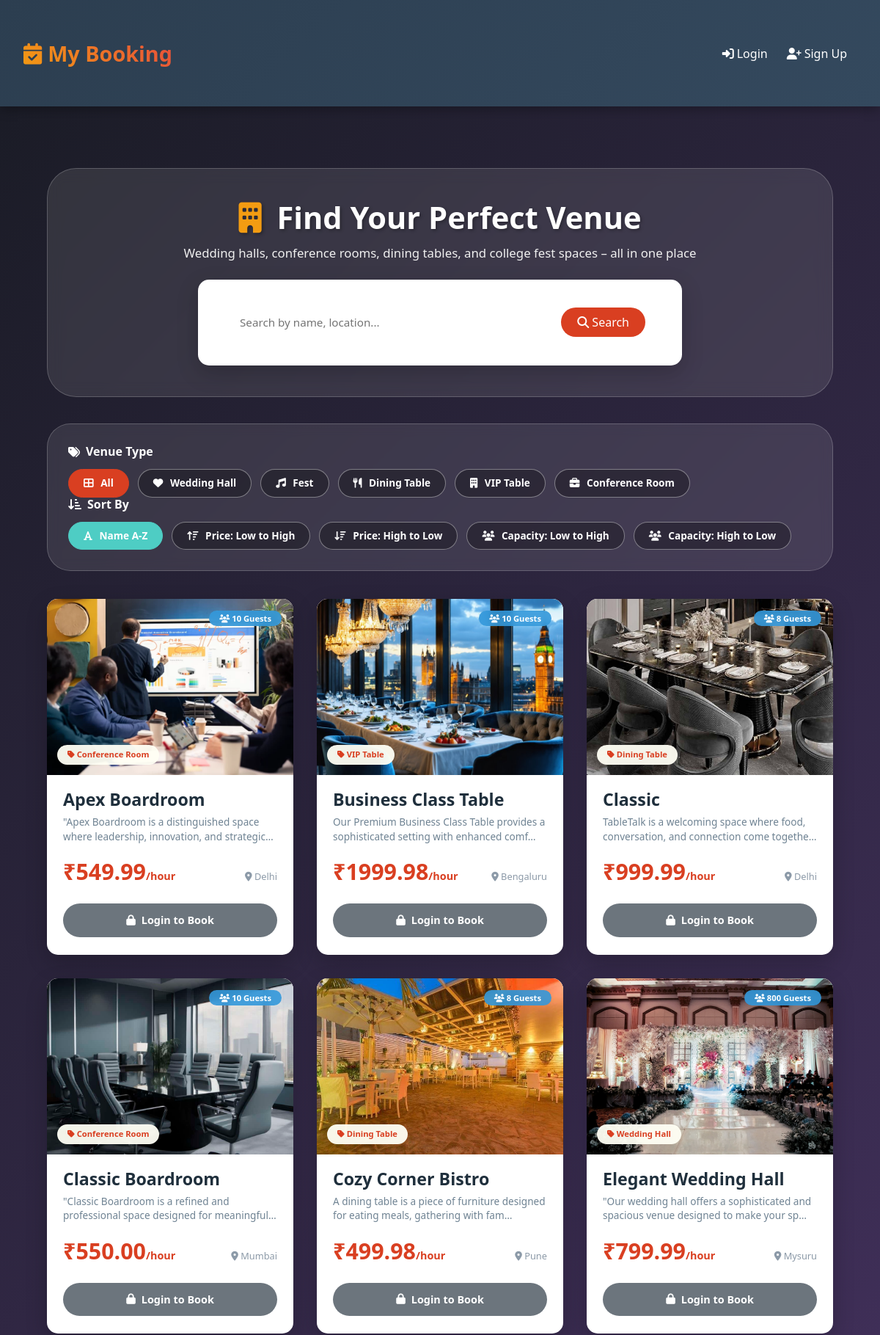
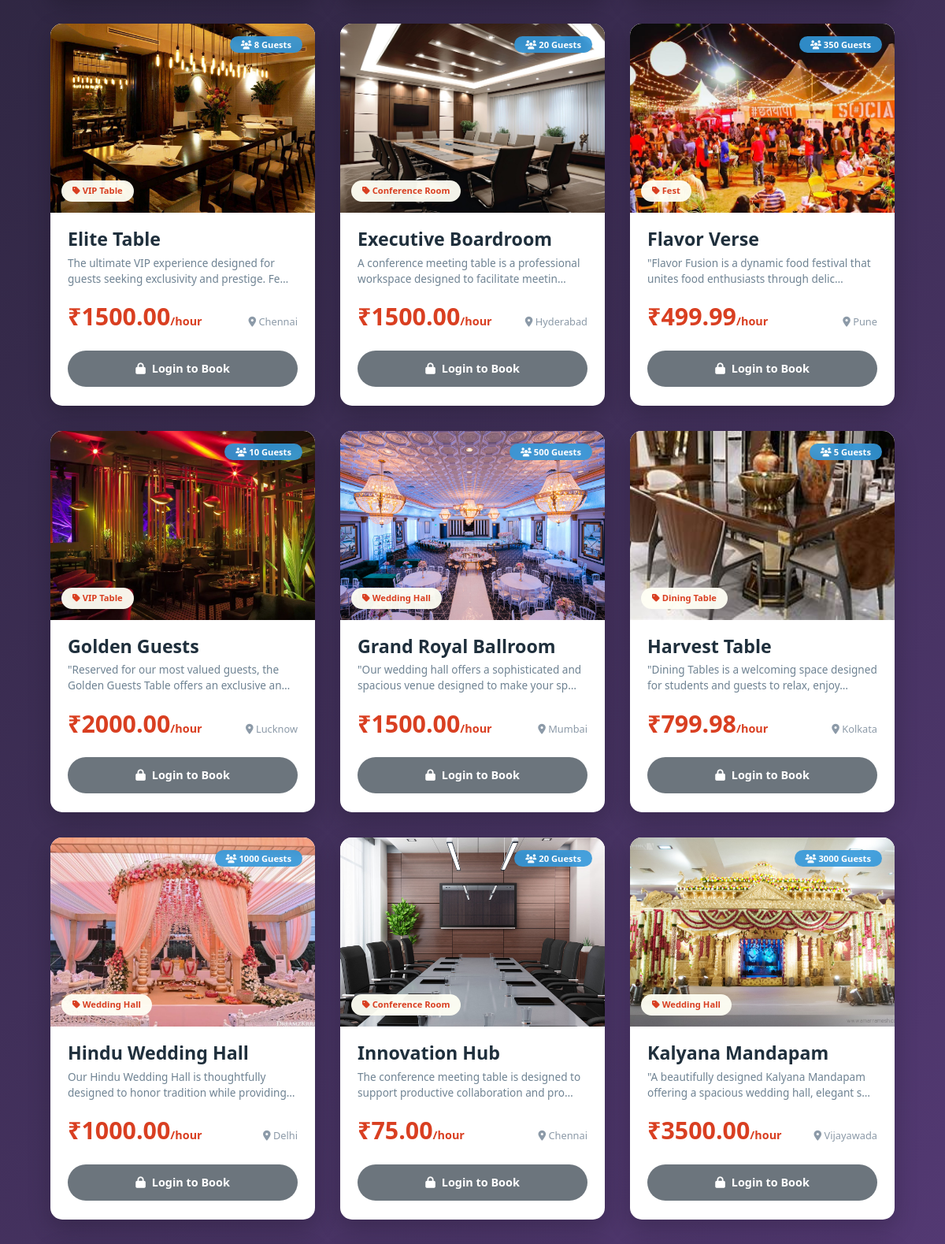
Screenshot of /venues/ (upper part) with the database file from the repository (2 pictures, top to bottom).
### bookings/models.py (models this page shows, shortened)
class Venue(models.Model):
    VENUE_TYPES = [
        ('wedding_hall', 'Wedding Hall'),
        ('fest', 'Fest'),
        ('dining_table', 'Dining Table'),
        ('vip_table', 'VIP Table'),
        ('conference_room', 'Conference Room'),
    ]
    name = models.CharField(max_length=100)
    venue_type = models.CharField(max_length=20, choices=VENUE_TYPES)
    capacity = models.PositiveIntegerField(help_text="Maximum number of guests")
    location = models.CharField(max_length=200)
    description = models.TextField(blank=True)
    price_per_hour = models.DecimalField(max_digits=8, decimal_places=2)
    image = models.ImageField(upload_to='venues/', blank=True, null=True)
    is_available = models.BooleanField(default=True)
    created_at = models.DateTimeField(auto_now_add=True)

### bookings/views.py (the view)
# urls.py: path('venues/', views.venue_list, name='venue_list'),   # venue listing with filters & search
def venue_list(request):
    venues = Venue.objects.filter(is_available=True)
    search_query = request.GET.get('search', '')
    selected_type = request.GET.get('type', '')
    sort_by = request.GET.get('sort', 'name')
    if search_query:
        venues = venues.filter(
            Q(name__icontains=search_query) |
            Q(location__icontains=search_query) |
            Q(description__icontains=search_query)
        )
    if selected_type:
        venues = venues.filter(venue_type=selected_type)
    allowed_sorts = ['name', 'capacity', 'price_per_hour', '-capacity', '-price_per_hour']
    if sort_by in allowed_sorts:
        venues = venues.order_by(sort_by)
    else:
        venues = venues.order_by('name')
    context = {
        'venues': venues,
        'venue_types': Venue.VENUE_TYPES,
        'selected_type': selected_type,
        'search_query': search_query,
        'sort_by': sort_by,
    }
    return render(request, 'bookings/venue_list.html', context)

### templates/bookings/venue_list.html (shortened to what this page needs)
{% extends 'base.html' %}
{% load static %}
{% block content %}
<div class="container">
    <div class="menu-hero">
        <h1><i class="fas fa-building"></i> Find Your Perfect Venue</h1>
        <p>Wedding halls, conference rooms, dining tables, and college fest spaces – all in one place</p>
        <form method="GET" action="{% url 'venue_list' %}" class="search-bar">
            <input type="text" name="search" placeholder="Search by name, location..." value="{{ search_query }}">
            <button type="submit"><i class="fas fa-search"></i> Search</button>
        </form>
    </div>
    <div class="filters-card">
        <div class="filter-section">
            <h3><i class="fas fa-tags"></i> Venue Type</h3>
            <div class="category-filters">
                <a href="{% url 'venue_list' %}" class="category-btn {% if not selected_type %}active{% endif %}">
                    <i class="fas fa-th-large"></i> All
                </a>
                {% for type_value, type_label in venue_types %}
                <a href="?type={{ type_value }}{% if sort_by %}&sort={{ sort_by }}{% endif %}{% if search_query %}&search={{ search_query }}{% endif %}"
                   class="category-btn {% if selected_type == type_value %}active{% endif %}">
                    <i class="fas fa-{% if type_value == 'wedding_hall' %}heart{% elif type_value == 'conference_room' %}briefcase{% elif type_value == 'dining_table' %}utensils{% elif type_value == 'fest' %}music{% else %}building{% endif %}"></i>
                    {{ type_label }}
                </a>
                {% endfor %}
            </div>
        </div>
        <div style="display: flex; justify-content: space-between; flex-wrap: wrap; gap: 20px; align-items: center;">
            <div class="filter-section">
                <h3><i class="fas fa-sort-amount-down-alt"></i> Sort By</h3>
                <div class="sort-options">
                    <a href="?{% if selected_type %}type={{ selected_type }}&{% endif %}sort=name{% if search_query %}&search={{ search_query }}{% endif %}"
                       class="sort-btn {% if sort_by == 'name' %}active{% endif %}"><i class="fas fa-font"></i> Name A-Z</a>
                    <a href="?{% if selected_type %}type={{ selected_type }}&{% endif %}sort=price_per_hour{% if search_query %}&search={{ search_query }}{% endif %}"
                       class="sort-btn {% if sort_by == 'price_per_hour' %}active{% endif %}"><i class="fas fa-arrow-up-wide-short"></i> Price: Low to High</a>
                    <a href="?{% if selected_type %}type={{ selected_type }}&{% endif %}sort=-price_per_hour{% if search_query %}&search={{ search_query }}{% endif %}"
                       class="sort-btn {% if sort_by == '-price_per_hour' %}active{% endif %}"><i class="fas fa-arrow-down-wide-short"></i> Price: High to Low</a>
                    <a href="?{% if selected_type %}type={{ selected_type }}&{% endif %}sort=capacity{% if search_query %}&search={{ search_query }}{% endif %}"
                       class="sort-btn {% if sort_by == 'capacity' %}active{% endif %}"><i class="fas fa-users"></i> Capacity: Low to High</a>
                    <a href="?{% if selected_type %}type={{ selected_type }}&{% endif %}sort=-capacity{% if search_query %}&search={{ search_query }}{% endif %}"
                       class="sort-btn {% if sort_by == '-capacity' %}active{% endif %}"><i class="fas fa-users"></i> Capacity: High to Low</a>
                </div>
            </div>
        </div>
    </div>
    <div class="food-grid">
        {% for venue in venues %}
        <div class="food-card">
            <div class="food-image-container">
                {% if venue.image %}
                <img src="{{ venue.image.url }}" alt="{{ venue.name }}" class="food-image" loading="lazy">
                {% else %}
                <div style="width:100%; height:100%; background: linear-gradient(145deg, #fcedea, #ffe3d6); display:flex; align-items:center; justify-content:center; font-size:4rem; color:#d9b48b;">
                    <i class="fas fa-building"></i>
                </div>
                {% endif %}
                <div class="food-badges">
                    <span class="badge badge-capacity">
                        <i class="fas fa-users"></i> {{ venue.capacity }} guests
                    </span>
                </div>
                <span class="venue-category-tag">
                    <i class="fas fa-tag"></i> {{ venue.get_venue_type_display }}
                </span>
            </div>
            <div class="food-info">
                <h3 class="food-name">{{ venue.name }}</h3>
                <p class="food-description">{{ venue.description|truncatechars:85 }}</p>
                <div class="food-meta">
                    <span class="food-price">₹{{ venue.price_per_hour }}<span style="font-size:0.9rem;">/hour</span></span>
                    <span class="food-time"><i class="fas fa-map-marker-alt"></i> {{ venue.location|truncatechars:20 }}</span>
                </div>
                {% if user.is_authenticated %}
                    {% if venue.is_available %}
                    <a href="{% url 'create_booking' venue.id %}" class="btn-cart">
                        <i class="fas fa-calendar-check"></i> Book Now
                    </a>
                    {% else %}
                    <button class="btn-cart" style="background:#aaa; cursor:not-allowed;" disabled>
                        <i class="fas fa-ban"></i> Unavailable
                    </button>
                    {% endif %}
                {% else %}
                <a href="{% url 'login' %}?next={% url 'venue_list' %}" class="btn-cart" style="background:#6c757d;">
                    <i class="fas fa-lock"></i> Login to Book
                </a>
                {% endif %}
            </div>
        </div>
        {% endfor %}
    </div>
</div>
{% endblock %}

### static/css/style.css (style rules this page uses)
:root { --primary-color: #4e54c8; --secondary-color: #8f94fb; --dark-color: #2c3e50; --light-color: #f8f9fa; --success-color: #27ae60; --danger-color: #e74c3c; --warning-color: #f39c12; --info-color: #3498db; }
* { margin: 0; padding: 0; box-sizing: border-box; }
body { font-family: 'Segoe UI', Tahoma, Geneva, Verdana, sans-serif; background: linear-gradient(135deg, #191b24 0%, #764ba2 100%); min-height: 100vh; }
.container { padding-top: 30px; padding-bottom: 30px; }
form { background: white; padding: 2rem; border-radius: 15px; box-shadow: 0 10px 30px rgba(0, 0, 0, 0.2); }
.badge { padding: 0.5rem 1rem; border-radius: 20px; font-weight: 600; text-transform: capitalize; }
h1, h2 { color: white; text-shadow: 2px 2px 4px rgba(0, 0, 0, 0.3); margin-bottom: 2rem; font-weight: 700; }

### rows the page displays
Venue: image (picture), capacity "10", venue_type "Conference Room", name "Apex Boardroom", description "\"Apex Boardroom is a distinguished space where leadership, innovation, and strategic…", price_per_hour "549.99", location "Delhi"
Venue: image (picture), capacity "10", venue_type "VIP Table", name "Business Class Table", description "Our Premium Business Class Table provides a sophisticated setting with enhanced comf…", price_per_hour "1999.98", location "Bengaluru"
Venue: image (picture), capacity "8", venue_type "Dining Table", name "Classic", description "TableTalk is a welcoming space where food, conversation, and connection come togethe…", price_per_hour "999.99", location "Delhi"
Venue: image (picture), capacity "10", venue_type "Conference Room", name "Classic Boardroom", description "\"Classic Boardroom is a refined and professional space designed for…", price_per_hour "550.00", location "Mumbai"
Venue: image (picture), capacity "8", venue_type "Dining Table", name "Cozy Corner Bistro", description "A dining table is a piece of furniture designed for eating meals, gathering with fam…", price_per_hour "499.98", location "Pune"
Venue: image (picture), capacity "800", venue_type "Wedding Hall", name "Elegant Wedding Hall", description "\"Our wedding hall offers a sophisticated and spacious venue designed to make your sp…", price_per_hour "799.99", location "Mysuru"
Venue: image (picture), capacity "8", venue_type "VIP Table", name "Elite Table", description "The ultimate VIP experience designed for guests seeking exclusivity and prestige. Fe…", price_per_hour "1500.00", location "Chennai"
Venue: image (picture), capacity "20", venue_type "Conference Room", name "Executive Boardroom", description "A conference meeting table is a professional workspace designed to facilitate meetin…", price_per_hour "1500.00", location "Hyderabad"
Venue: image (picture), capacity "350", venue_type "Fest", name "Flavor Verse", description "\"Flavor Fusion is a dynamic food festival that unites food enthusiasts through delic…", price_per_hour "499.99", location "Pune"
Venue: image (picture), capacity "10", venue_type "VIP Table", name "Golden Guests", description "\"Reserved for our most valued guests, the Golden Guests Table offers an exclusive an…", price_per_hour "2000.00", location "Lucknow"
Venue: image (picture), capacity "500", venue_type "Wedding Hall", name "Grand Royal Ballroom", description "\"Our wedding hall offers a sophisticated and spacious venue designed to make your sp…", price_per_hour "1500.00", location "Mumbai"
Venue: image (picture), capacity "5", venue_type "Dining Table", name "Harvest Table", description "\"Dining Tables is a welcoming space designed for students and guests to relax, enjoy…", price_per_hour "799.98", location "Kolkata"
Venue: image (picture), capacity "1000", venue_type "Wedding Hall", name "Hindu Wedding Hall", description "Our Hindu Wedding Hall is thoughtfully designed to honor tradition while…", price_per_hour "1000.00", location "Delhi"
Venue: image (picture), capacity "20", venue_type "Conference Room", name "Innovation Hub", description "The conference meeting table is designed to support productive collaboration and pro…", price_per_hour "75.00", location "Chennai"
Venue: image (picture), capacity "3000", venue_type "Wedding Hall", name "Kalyana Mandapam", description "\"A beautifully designed Kalyana Mandapam offering a spacious wedding hall, elegant s…", price_per_hour "3500.00", location "Vijayawada"

### other values shown
{{ type_label }} "Wedding Hall" "Fest" "Dining Table" "VIP Table" "Conference Room"
